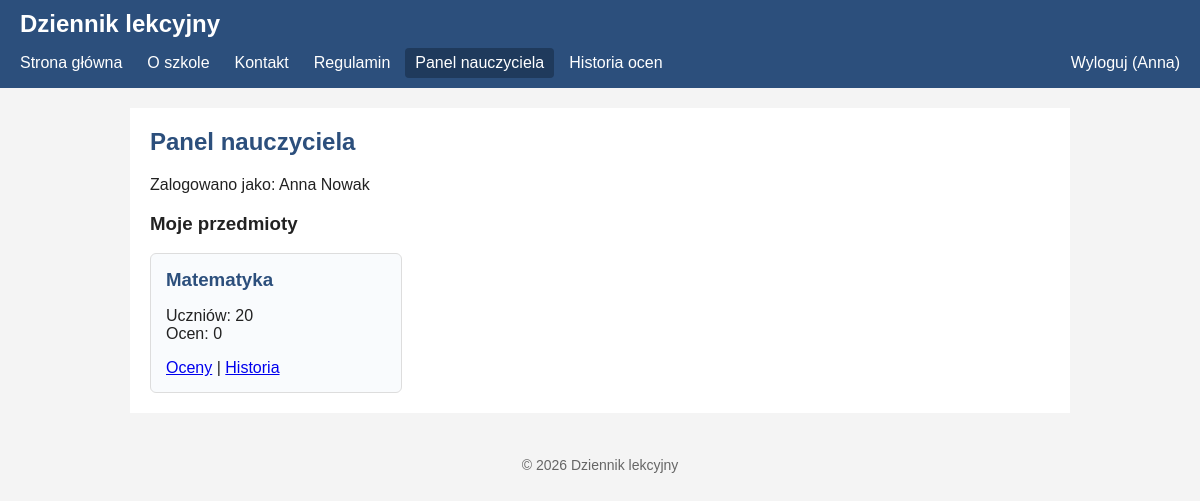
The app's page /panel_nauczyciela.php (signed in) with its own data.
### tables this page shows
CREATE TABLE IF NOT EXISTS przedmioty (
  id INT AUTO_INCREMENT PRIMARY KEY,
  nazwa VARCHAR(50) NOT NULL UNIQUE,
  nauczyciel_id INT NULL,
  FOREIGN KEY (nauczyciel_id) REFERENCES uzytkownicy(id) ON DELETE SET NULL
);

### panel_nauczyciela.php (the view, shortened to what this page needs)
<?php
require_once "includes/db.php";
$nauczyciel_id = $_SESSION["user_id"];
$stmt = $db->prepare("SELECT p.id, p.nazwa,
	(SELECT COUNT(*) FROM uczniowie_przedmioty WHERE przedmiot_id = p.id) AS uczniow,
	(SELECT COUNT(*) FROM oceny WHERE przedmiot_id = p.id) AS ocen
	FROM przedmioty p
	WHERE p.nauczyciel_id = ?
	ORDER BY p.nazwa");
$stmt->bind_param("i", $nauczyciel_id);
$stmt->execute();
$przedmioty = $stmt->get_result();
include "includes/naglowek.php";
?>
		<h2>Panel nauczyciela</h2>
		<p>Zalogowano jako: <?php echo htmlspecialchars($_SESSION["imie"] . " " . $_SESSION["nazwisko"]); ?></p>
		<h3>Moje przedmioty</h3>
		<?php
		if ($przedmioty->num_rows == 0) {
			echo "<p>Nie masz przypisanych przedmiotów.</p>";
		} else {
			echo "<div class=\"kafelki\">";
			while ($p = $przedmioty->fetch_assoc()) {
				echo "<div class=\"kafelek\">";
				echo "<h3>" . htmlspecialchars($p["nazwa"]) . "</h3>";
				echo "<p>Uczniów: " . $p["uczniow"] . "<br>Ocen: " . $p["ocen"] . "</p>";
				echo "<a href=\"oceny.php?przedmiot=" . $p["id"] . "\">Oceny</a> | ";
				echo "<a href=\"historia.php?przedmiot=" . $p["id"] . "\">Historia</a>";
				echo "</div>";
			}
			echo "</div>";
		}
		?>
<?php include "includes/stopka.php"; ?>

### assets/css/style.css (style rules this page uses)
body { font-family: Arial, Helvetica, sans-serif; margin: 0; background: #f4f4f4; color: #222; }
main h2 { margin-top: 0; color: #2c4f7c; }
.kafelki { display: flex; flex-wrap: wrap; gap: 15px; }
.kafelek { width: 220px; padding: 15px; border: 1px solid #ddd; border-radius: 6px; background: #f9fbfd; }
.kafelek h3 { margin: 0 0 10px 0; color: #2c4f7c; }

### records on screen
przedmioty: nazwa "Matematyka", uczniow "20", ocen "0"

### other values on screen
$tekst "Strona główna O szkole Kontakt Regulamin Panel nauczyciela Historia ocen Wyloguj (Anna)"
$_SESSION["imie"] . " " . $_SESSION["nazwisko"] "Anna Nowak"
